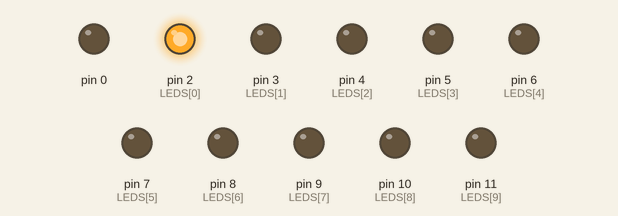
This sketch was run on a simulated Arduino Uno, built with avr-gcc and run on an emulated ATmega328P. Parts: output pins drawn as LEDs (lit = HIGH).

Above: at 0.05 s.
At 0.65 s:
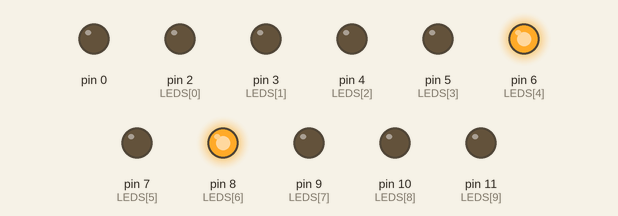
At 1.15 s:
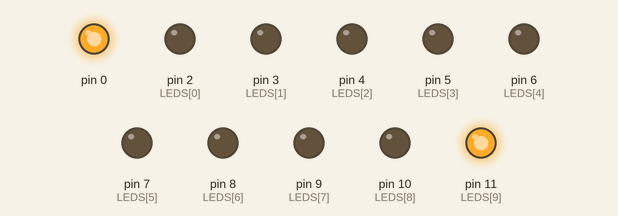
At 2.35 s:
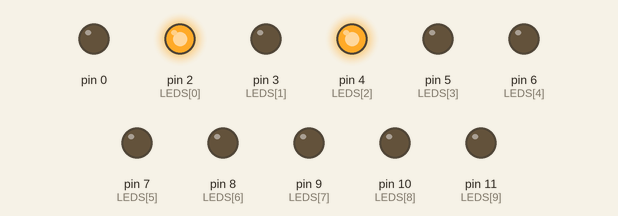
At 3.55 s:
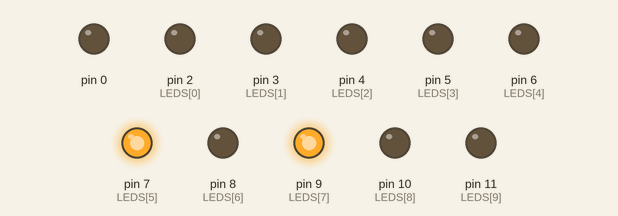
At 4.75 s:
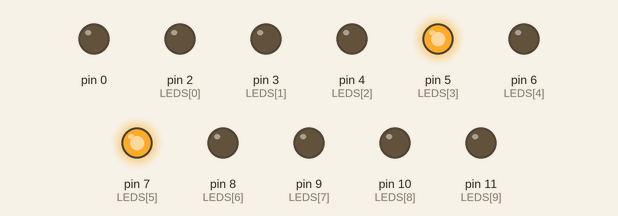
Timing chart, 0 to 5.0 s (numbered marks = the images above):
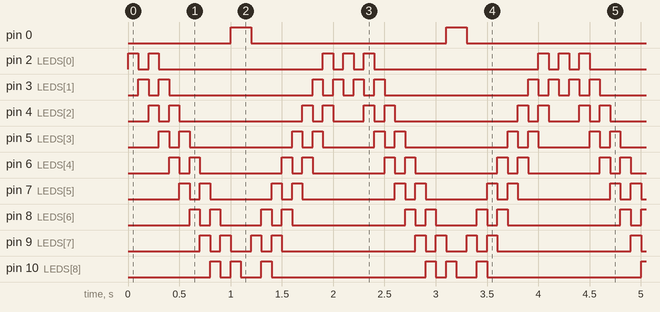

The sketch:

pattern_1.ino
```cpp
//Arduino for Beginner - Assignment 2 - Led Patterns

int LEDS[] = {2, 3, 4, 5, 6, 7, 8, 9, 10, 11}; //LED Array
int d = 100; // delay variable
int x = 0;
int i = 0;

void setup() {
  for (i = 0; i < 12; i++) {
    pinMode(LEDS[i], OUTPUT);
  }
}

void loop() {
  for (i = 0; i < 12; i++) {
    x = i - 2;
    digitalWrite(LEDS[i], 1);
    digitalWrite(LEDS[x], 1);
    delay(d);
    digitalWrite(LEDS[i], 0);
    digitalWrite(LEDS[x], 0);
  }
  for (i = 9; i > 0; i--) {
    x = i - 2;
    digitalWrite(LEDS[i], 1);
    digitalWrite(LEDS[x], 1);
    delay(d);
    digitalWrite(LEDS[i], 0);
    digitalWrite(LEDS[x], 0);
  }
}
```

Measured:
- by itself, pin 0: alternates HIGH for 0.20 s and LOW for 1.9 s
- by itself, pin 2 (LEDS[0]): repeats every 2.1 s: LOW 0.10 s, HIGH 0.10 s, LOW 1.6 s, HIGH 0.10 s, LOW 0.10 s, HIGH 0.10 s
- by itself, pin 3 (LEDS[1]): repeats every 2.1 s: LOW 0.10 s, HIGH 0.10 s, LOW 1.4 s, 2 × (HIGH 0.10 s, LOW 0.10 s), HIGH 0.10 s
- by itself, pin 4 (LEDS[2]): repeats every 2.1 s: LOW 0.10 s, HIGH 0.10 s, LOW 1.2 s, HIGH 0.10 s, LOW 0.10 s, HIGH 0.10 s, LOW 0.30 s, HIGH 0.10 s
- by itself, pin 5 (LEDS[3]): repeats every 2.1 s: LOW 0.10 s, HIGH 0.10 s, LOW 1.0 s, HIGH 0.10 s, LOW 0.10 s, HIGH 0.10 s, LOW 0.50 s, HIGH 0.10 s
- by itself, pin 6 (LEDS[4]): repeats every 2.1 s: LOW 0.10 s, HIGH 0.10 s, LOW 0.80 s, HIGH 0.10 s, LOW 0.10 s, HIGH 0.10 s, LOW 0.70 s, HIGH 0.10 s
- by itself, pin 7 (LEDS[5]): repeats every 2.1 s: LOW 0.10 s, HIGH 0.10 s, LOW 0.60 s, HIGH 0.10 s, LOW 0.10 s, HIGH 0.10 s, LOW 0.90 s, HIGH 0.10 s
- by itself, pin 8 (LEDS[6]): repeats every 2.1 s: LOW 0.10 s, HIGH 0.10 s, LOW 0.40 s, HIGH 0.10 s, LOW 0.10 s, HIGH 0.10 s, LOW 1.1 s, HIGH 0.10 s
